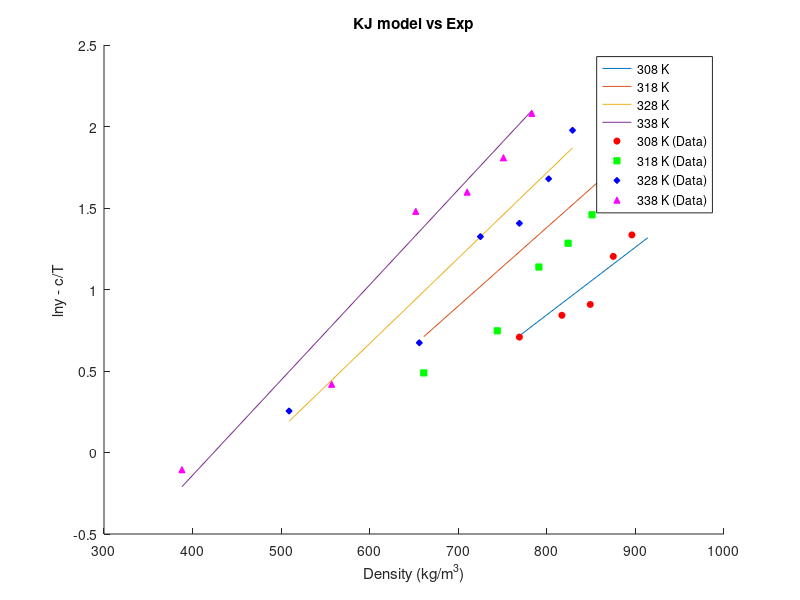
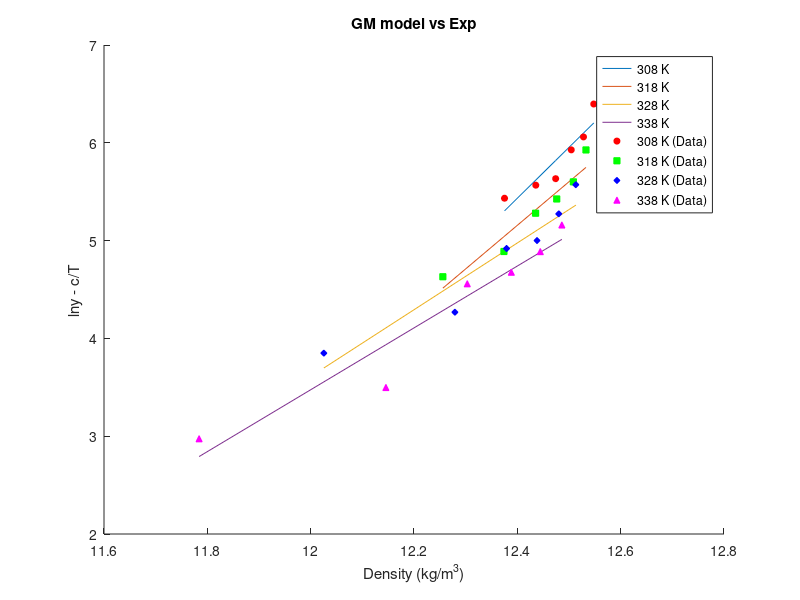

Reproduce these figures in MATLAB, in order. (Note: this script raises an error after producing the figures.)
clear;
% SC CO2 Thermo info
T_c_CO2 = 304.18;       % Critical Temp [Kelvin]
P_c_CO2 = 73.8;         % Critical Pressure [bar]
omega_CO2 = 0.225;      % Omega [-]

% Drug Thermo info
T_c_drug = 1149.5;      % Critical Temp [Kelvin]
P_c_drug = 10.57;       % Critical Pressure [bar]
omega_drug = 2.0964;    % Omega [-]

% Genral info
T = [308 318 328 338];              % Temp range
P = 1:1:300;                        % Pressure range from 1 to 300 bar with step of 1
k_ij = [0.103 0.117 0.126 0.134];   % Binary interaction parameter for PR/KM EoS
R = 8.314;                          % Gas Constant [J/mol·K]

Mw_drug = 598.5;
Mw_CO2 = 44.01;
Mw_methanol = 32.04;

rho_CO2 =   [769 817 849 875 896 914;
            661 744 791 824 851 872;
            509 656 725 769 802 829;
            388 557 652 710 751 783];               % Density [kg/m3]

y_b =   [2.03 2.32 2.48 3.33 3.80 5.32;
        1.63 2.11 3.12 3.61 4.30 5.96;
        1.29 1.96 3.76 4.08 5.36 7.22;
        0.90 1.52 4.39 4.94 6.10 8.01];        % mole fraction

y_a = y_b/10^6;

ln_y_b = log(y_b);
ln_y_a = log(y_a);

% KJ Model info
a_KJ = -2.4761;
b_KJ = [0.0041509,0.0048209,0.0052409,0.0058409];
c_KJ = -4550.5306;

ln_y_KJ = zeros(4,6);
ln_y_KJ_cT = zeros(4,6);

for n=1:4
    for i=1:6
        ln_y_KJ(n,i) = a_KJ + b_KJ(n)*rho_CO2(n,i) + c_KJ/T(n);
        ln_y_KJ_cT(n,i) = ln_y_KJ(n,i) - c_KJ/T(n);

    end
end

figure(1);
hold on;

% Plot lines
plot(rho_CO2(1,:), ln_y_KJ_cT(1,:), 'DisplayName', '308 K');
plot(rho_CO2(2,:), ln_y_KJ_cT(2,:), 'DisplayName', '318 K');
plot(rho_CO2(3,:), ln_y_KJ_cT(3,:), 'DisplayName', '328 K');
plot(rho_CO2(4,:), ln_y_KJ_cT(4,:), 'DisplayName', '338 K');

% Scatter points
scatter(rho_CO2(1,:), ln_y_b(1,:), 20, 'r', 'o', 'MarkerFaceColor', 'r', 'DisplayName', '308 K (Data)');
scatter(rho_CO2(2,:), ln_y_b(2,:), 20, 'g', 's', 'MarkerFaceColor', 'g', 'DisplayName', '318 K (Data)');
scatter(rho_CO2(3,:), ln_y_b(3,:), 20, 'b', 'd', 'MarkerFaceColor', 'b', 'DisplayName', '328 K (Data)');
scatter(rho_CO2(4,:), ln_y_b(4,:), 20, 'm', '^', 'MarkerFaceColor', 'm', 'DisplayName', '338 K (Data)');

xlabel('Density (kg/m^3)');
ylabel('lny - c/T');

legend('Location', 'best');
title('KJ model vs Exp');



% GM Model info
a_GM = [-59.074,-50.113,-37.359,-34.48];
b_GM = -5710.4987;
c_GM = [5.2022,4.4572,3.4141,3.1629];

ln_y_GM = zeros(4,6);
y_axis = zeros(4,6);
x_axis = zeros(4,6);

y_GM = zeros(4,6);
for n=1:4
    for i=1:6
        ln_y_GM(n,i) = a_GM(n) + b_GM/T(n) + c_GM(n)*log(rho_CO2(n,i)*T(n));
        y_axis(n,i) = ln_y_GM(n,i) - b_GM/T(n);
        x_axis(n,i) = log(rho_CO2(n,i)*T(n));
        y_GM(n,i) = ln_y_a(n,i) - b_GM/T(n);
    end
end 

figure(2);
hold on;

% Plot lines
plot(x_axis(1,:), y_axis(1,:), 'DisplayName', '308 K');
plot(x_axis(2,:), y_axis(2,:), 'DisplayName', '318 K');
plot(x_axis(3,:), y_axis(3,:), 'DisplayName', '328 K');
plot(x_axis(4,:), y_axis(4,:), 'DisplayName', '338 K');

% Scatter points
scatter(x_axis(1,:), y_GM(1,:), 20, 'r', 'o', 'MarkerFaceColor', 'r', 'DisplayName', '308 K (Data)');
scatter(x_axis(2,:), y_GM(2,:), 20, 'g', 's', 'MarkerFaceColor', 'g', 'DisplayName', '318 K (Data)');
scatter(x_axis(3,:), y_GM(3,:), 20, 'b', 'd', 'MarkerFaceColor', 'b', 'DisplayName', '328 K (Data)');
scatter(x_axis(4,:), y_GM(4,:), 20, 'm', '^', 'MarkerFaceColor', 'm', 'DisplayName', '338 K (Data)');

xlabel('Density (kg/m^3)');
ylabel('lny - c/T');

legend('Location', 'best');
title('GM model vs Exp');


% Chrastil Model info
a_Chrastil = [6.2022, 5.4572, 4.41441, 4.1629];
b_Chrastil = [-23.251, -18.253, -11.774, -10.35];
c_Chrastil = -6759.0921;

lnS = zeros(4,6);
lnS_cT = zeros(4,6);
ln_rho = log(rho_CO2);
lnS_exp = log(S);
lnS_exp_cT = zeros(4,6);
for n=1:4
    for i=1:6
        lnS(n,i) = a_Chrastil(n)*log(rho_CO2(n,i)) + b_Chrastil(n) + c_Chrastil/T(n);
        lnS_cT(n,i) = lnS(n,i) - c_Chrastil/T(n);
        lnS_exp_cT (n,i) = lnS_exp (n,i) - c_Chrastil/T(n);
    end
end


figure(3);
hold on;

% Plot lines
plot(ln_rho(1,:), lnS_cT(1,:), 'DisplayName', '308 K');
plot(ln_rho(2,:), lnS_cT(2,:), 'DisplayName', '318 K');
plot(ln_rho(3,:), lnS_cT(3,:), 'DisplayName', '328 K');
plot(ln_rho(4,:), lnS_cT(4,:), 'DisplayName', '338 K');

% Scatter points
scatter(ln_rho(1,:), lnS_exp_cT(1,:), 20, 'r', 'o', 'MarkerFaceColor', 'r', 'DisplayName', '308 K (Data)');
scatter(ln_rho(2,:), lnS_exp_cT(2,:), 20, 'g', 's', 'MarkerFaceColor', 'g', 'DisplayName', '318 K (Data)');
scatter(ln_rho(3,:), lnS_exp_cT(3,:), 20, 'b', 'd', 'MarkerFaceColor', 'b', 'DisplayName', '328 K (Data)');
scatter(ln_rho(4,:), lnS_exp_cT(4,:), 20, 'm', '^', 'MarkerFaceColor', 'm', 'DisplayName', '338 K (Data)');

xlabel('Density (kg/m^3)');
ylabel('lny - c/T');

legend('Location', 'best');
title('Chrastil Model vs Exp');


% Bartle et al. Model info
a_Bartle = 13.2886;
b_Bartle = 9.0827;
c_Bartle = -6845.6966;

% Sung-Shim Model info
a_Sung = 5.7399;
b_Sung = -606.0322;
c_Sung = -447.5124;
d_Sung = -36.8120;

% Bian et al model info
a_Bian = 4.2910;
b_Bian = -4806.5989;
c_Bian = 0.0355;
d_Bian = -1.0456;
e_Bian = -9.5861*10^4;

% Sodeifian model info
a_Sodeifian = -16.8909;
b_Sodeifian = -13.0866*10^3;
c_Sodeifian = 1.4181;
d_Sodeifian = 1.1071*10^3;
e_Sodeifian = -2.9406*10^3;
f_Sodeifian = -838.2700;
